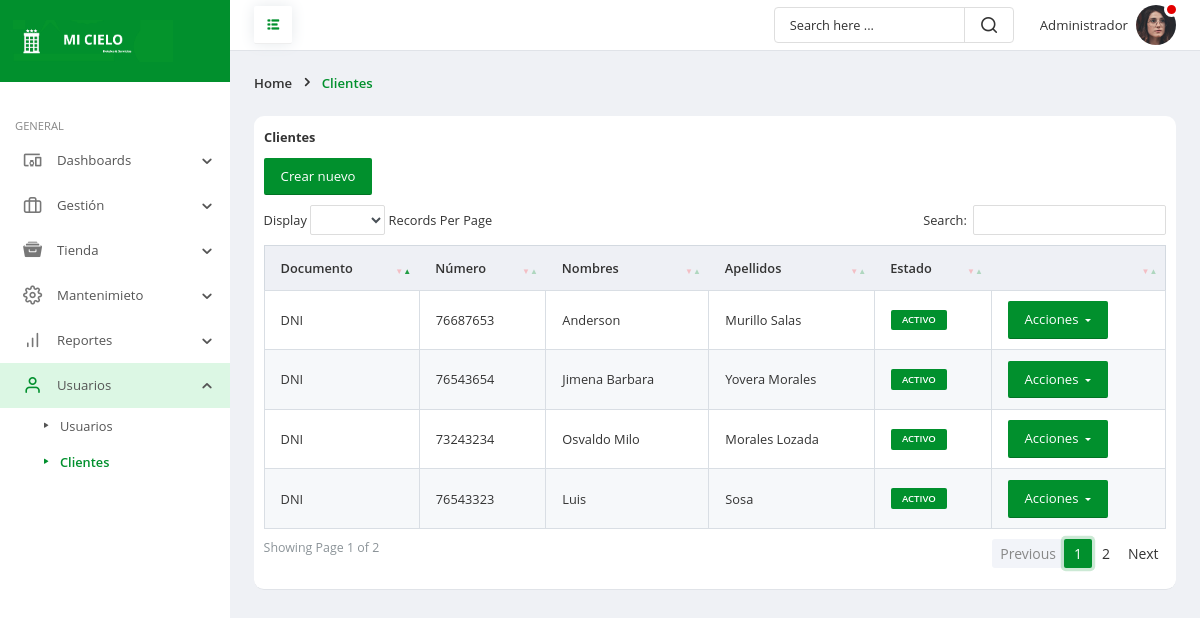
Page /frontend/clientes/mostrar.php (signed in) on the committed database.
### tables this page shows
CREATE TABLE `clientes` (
  `iddn` int(11) NOT NULL,
  `dnic` varchar(35) NOT NULL,
  `numc` char(14) NOT NULL,
  `nomc` varchar(35) NOT NULL,
  `apec` varchar(35) NOT NULL,
  `corrc` varchar(35) NOT NULL,
  `estac` char(1) NOT NULL,
  `fere` timestamp NOT NULL DEFAULT current_timestamp() ON UPDATE current_timestamp()
);

### frontend/clientes/mostrar.php (the view, shortened to what this page needs)
<!doctype html>
<html lang="es">
	<head>
		<link rel="stylesheet" href="../../backend/css/bootstrap.min.css">
		<link rel="stylesheet" href="../../backend/fonts/style.css">
		<link rel="stylesheet" href="../../backend/css/main.css">
		<link rel="stylesheet" href="../../backend/vendor/datatables/dataTables.bs4.css" />
		<link rel="stylesheet" href="../../backend/vendor/datatables/dataTables.bs4-custom.css" />
		<link href="../../backend/vendor/datatables/buttons.bs.css" rel="stylesheet" />
	</head>
	<body>
		<div class="page-wrapper">
			<nav id="sidebar" class="sidebar-wrapper">
				<div class="sidebar-brand">
					<a href="../administrador/escritorio.php" class="logo">
						<img src="../../backend/img/rt.png" alt="Hotel mi cielo" />
					</a>
				</div>
				<div class="sidebar-content">
					<div class="sidebar-menu">
						<ul>
							<li class="header-menu">General</li>
							<li class="sidebar-dropdown">
								<a href="#">
									<i class="icon-devices_other"></i>
									<span class="menu-text">Dashboards</span>
								</a>
							</li>
							<li class="sidebar-dropdown">
								<a href="#">
									<i class="icon-briefcase"></i>
									<span class="menu-text">Gestión</span>
								</a>
							</li>
							<li class="sidebar-dropdown">
								<a href="#">
									<i class="icon-archive"></i>
									<span class="menu-text">Tienda</span>
								</a>
							</li>
							<li class="sidebar-dropdown">
								<a href="#">
									<i class="icon-settings1"></i>
									<span class="menu-text">Mantenimieto</span>
								</a>
							</li>
							<li class="sidebar-dropdown">
								<a href="#">
									<i class="icon-bar-chart"></i>
									<span class="menu-text">Reportes</span>
								</a>
							</li>
							<li class="sidebar-dropdown active">
								<a href="#">
									<i class="icon-user1"></i>
									<span class="menu-text">Usuarios</span>
								</a>
								<div class="sidebar-submenu">
									<ul>
										<li>
											<a href="../usuarios/mostrar.php">Usuarios</a>
										</li>
										<li>
											<a href="../clientes/mostrar.php" class="current-page">Clientes</a>
										</li>
									</ul>
								</div>
							</li>
						</ul>
					</div>
				</div>
			</nav>
			<div class="page-content">
				<header class="header">
					<div class="toggle-btns">
						<a id="pin-sidebar" href="#">
							<i class="icon-list"></i>
						</a>
					</div>
					<div class="header-items">
						<div class="custom-search">
							<input type="text" class="search-query" placeholder="Search here ...">
							<i class="icon-search1"></i>
						</div>
						<ul class="header-actions">
							<li class="dropdown">
								<a href="#" id="userSettings" class="user-settings" data-toggle="dropdown" aria-haspopup="true">
									<span class="user-name"><?php echo $_SESSION['nombre']; ?></span>
									<span class="avatar">
										<img src="../../backend/img/user24.png" alt="avatar">
										<span class="status busy"></span>
									</span>
								</a>
							</li>
						</ul>
					</div>
				</header>
				<div class="page-header">
					<ol class="breadcrumb">
						<li class="breadcrumb-item">Home</li>
						<li class="breadcrumb-item active">Clientes</li>
					</ol>
				</div>
				<div class="main-container">
					<div class="row gutters">
						<div class="col-xl-12 col-lg-12 col-md-12 col-sm-12 col-12">
							<div class="table-container">
								<div class="t-header">Clientes</div>
								<div class="documents-header">
												<button class="btn btn-primary btn-lg" onclick="location.href='nuevo.php'">Crear nuevo</button>
											</div>
								<div class="table-responsive">
									 	<?php
require_once('../../backend/config/Conexion.php');
$sentencia = $connect->prepare("SELECT * FROM clientes ORDER BY iddn DESC;");
 $sentencia->execute();
$data =  array();
if($sentencia){
  while($r = $sentencia->fetchObject()){
    $data[] = $r;
  }
}
									 ?>
									 <?php if(count($data)>0):?>
									<table id="basicExample" class="table custom-table">
										<thead>
											<tr>
												<th>Documento</th>
												<th>Número</th>
												<th>Nombres</th>
												<th>Apellidos</th>
												<th>Estado</th>
												<th></th>
											</tr>
										</thead>
										<tbody>
											<?php foreach($data as $d):?>
											<tr>
												<td><?php echo $d->dnic ?></td>
												<td><?php echo $d->numc ?></td>
												<td><?php echo $d->nomc ?></td>
												<td><?php echo $d->apec ?></td>
												<td><?php
          if ($d->estac==1) {
            echo '<span class="badge badge-primary">ACTIVO</span>';
          }else{
           echo '<span class="badge">INACTIVO</span>';
          }
         ?></td>
												<td>
	<div class="btn-group">
												<button class="btn btn-primary btn-lg dropdown-toggle" type="button" data-toggle="dropdown" aria-haspopup="true" aria-expanded="false">
													Acciones
												</button>
											</div>
		</td>
											</tr>
											<?php endforeach; ?>
										</tbody>
									</table>
									<?php else:?>
    <p class="alert alert-warning">No hay registros</p>
    <?php endif; ?>
								</div>
							</div>
						</div>
					</div>
				</div>
			</div>
		</div>
	</body>
</html>

### rows in the picture
clientes: dnic "DNI", numc "76687653", nomc "Anderson", apec "Murillo Salas", estac "ACTIVO"
clientes: dnic "DNI", numc "76543654", nomc "Jimena Barbara", apec "Yovera Morales", estac "ACTIVO"
clientes: dnic "DNI", numc "73243234", nomc "Osvaldo Milo", apec "Morales Lozada", estac "ACTIVO"
clientes: dnic "DNI", numc "76543323", nomc "Luis", apec "Sosa", estac "ACTIVO"

### other values in the picture
$_SESSION['nombre'] "Administrador"
